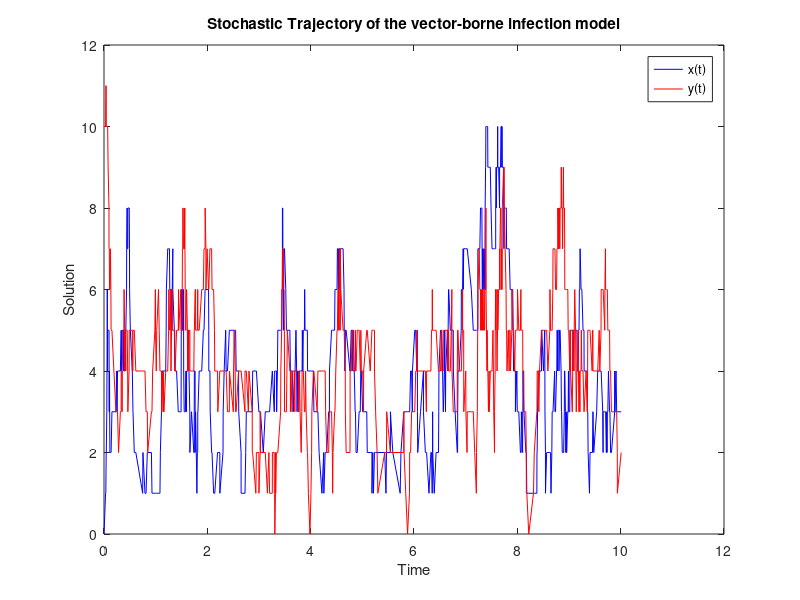

This figure's MATLAB source:
%University of Washington 
%AMATH 523: Mathematical Analysis in Biology and Medicine
%Term Paper
%Connor Rice, Vinsensius, Johan Guillen

%This script simulates the stochastic trajectory for the Ross-MacDonald
%model for vector-borne infections, by implementing the Gillespie algorithm

%Parameters Definition
alfa = 4;
beta = 1;
sigma = 6;
delta = 1;

%-----------------------------------------------------------------------------------
odes = [0,10]';        % Initial conditions [x(0),y(0)]
T = 10;                % Total execution time
tiempo_actual = 0;     % Current time

% Definition of possible events
eventos = [  1   0 ; ... % alfa*y
            -1   0 ; ... % beta*x*(1+y)
             0   1; ...  % sigma*x
             0  -1 ]';   % delta*y*(1+x)
 
% Matrix of results
resultados = [0; odes]; % [time,x(t), y(t)]
pt = 1;
tasas=[alfa*odes(2);beta*odes(1)*(1+odes(2));sigma*odes(1);delta*odes(2)*(1+odes(1))];
while(tiempo_actual < T) && (odes(2) ~= 0 | odes(1) ~= 0)
    % Vector with transition weights
    tasas=[alfa*odes(2);beta*odes(1)*(1+odes(2));sigma*odes(1);delta*odes(2)*(1+odes(1))];
    % Compute delta_T (Exponential Distribution)
    deltaT = -log(rand(1))/sum(tasas);
    % Select event
    evento_ID = randsample(size(eventos,2),1,true,tasas);
    % Update time and new value of odes 
    tiempo_actual = tiempo_actual + deltaT;
    odes = odes + eventos(:,evento_ID);
    %If variables are negative make correction
    if odes(1)<0
        odes(1)=0;
    end
    if odes(2)<0
        odes(2)=0;
    end
    
    % Save time and value of odes
    
    pt = pt + 1;
    resultados(:,pt)   = [tiempo_actual; odes];
  
end
%--------------------------------------------------------------------------

% Graph
plot(resultados(1,:),resultados(2,:),'b')
hold on;
plot(resultados(1,:),resultados(3,:),'r')
xlabel('Time')
ylabel('Solution')
title('Stochastic Trajectory of the vector-borne infection model')
legend('x(t)','y(t)')
